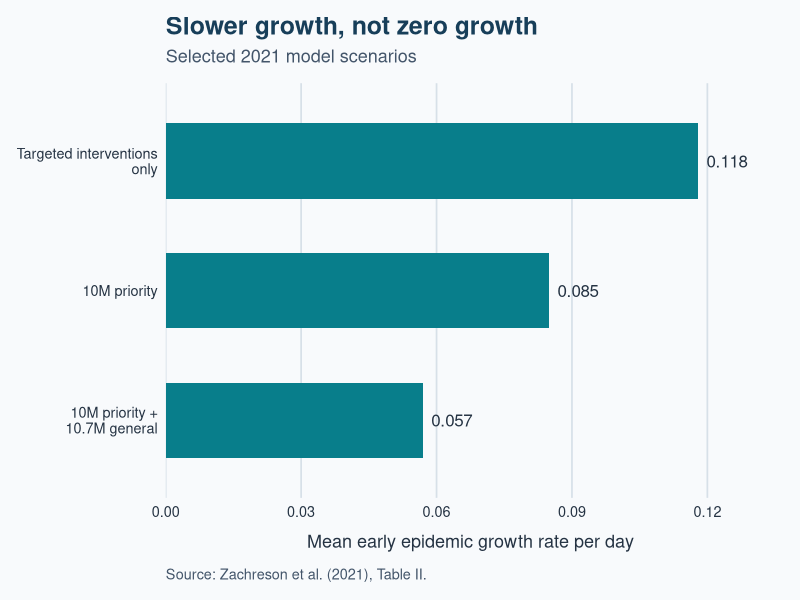

Write R code to recreate this figure.
## ---- chunk 1
#| label: setup
#| include: false

library(tidyverse)
library(ggplot2)

# Selected results transcribed from Zachreson et al. (2021), Table II.
# These are published simulation summaries, not newly simulated data.

growth_results <- data.frame(
  scenario = c(
    "Targeted interventions only",
    "10M priority vaccinations",
    "10M priority + 10.7M general vaccinations"
  ),
  growth_rate = c(0.118, 0.085, 0.057)
)

growth_results$scenario <- factor(
  growth_results$scenario,
  levels = rev(growth_results$scenario)
)

control_results <- data.frame(
  `Modelled condition` = c(
    "Targeted interventions alone",
    "Targeted interventions plus 10M priority and 10.7M general vaccinations"
  ),
  `Mean early growth rate per day` = c(
    "0.118",
    "0.057"
  ),
  `Approximate distancing-compliance threshold` = c(
    "Between 60% and 70%",
    "About 40%"
  ),
  check.names = FALSE
)

growth_reduction <- round(
  100 * (1 - 0.057 / 0.118)
)
## ---- chunk 2
#| label: fig-growth
#| fig-cap: "Figure 1: Growth rates during the early epidemic for selected scenarios. Three scenarios are all with targeted interventions. Re-drawn from Table II of Zachreson et al. (2021); these are simulations, not reported case numbers. Bars represent selected mean values; uncertainty is addressed below."
#| fig-alt: "There are three horizontal bars indicating the growth rates of 0.118 per day when only targeted interventions are used, 0.085 with 10 million priority vaccinations, and 0.057 with 10 million priority and 10.7 million general vaccinations."
#| fig-width: 9
#| fig-height: 4.6
#| out-width: "100%"

growth_plot <- ggplot(
  growth_results,
  aes(x = growth_rate, y = scenario)
) +
  geom_col(
    width = 0.58,
    fill = "#087e8b"
  ) +
  geom_text(
    aes(label = sprintf("%.3f", growth_rate)),
    hjust = -0.2,
    size = 4.3,
    colour = "#253343"
  ) +
  scale_x_continuous(
    limits = c(0, 0.135),
    breaks = seq(0, 0.12, by = 0.03),
    labels = function(x) sprintf("%.2f", x),
    expand = expansion(mult = c(0, 0))
  ) +
  scale_y_discrete(
    labels = c(
      "10M priority + 10.7M general vaccinations" =
        "10M priority +\n10.7M general",
      "10M priority vaccinations" =
        "10M priority",
      "Targeted interventions only" =
        "Targeted interventions\nonly"
    )
  ) +
  labs(
    title = "Slower growth, not zero growth",
    subtitle = "Selected 2021 model scenarios",
    x = "Mean early epidemic growth rate per day",
    y = NULL,
    caption = "Source: Zachreson et al. (2021), Table II."
  ) +
  theme_minimal(base_size = 13) +
  theme(
    plot.title = element_text(
      face = "bold",
      colour = "#173e59",
      size = 18
    ),
    plot.subtitle = element_text(
      colour = "#43556a",
      margin = margin(b = 12)
    ),
    axis.text = element_text(colour = "#253343"),
    axis.title.x = element_text(
      colour = "#253343",
      margin = margin(t = 10)
    ),
    panel.grid.major.y = element_blank(),
    panel.grid.minor = element_blank(),
    panel.grid.major.x = element_line(colour = "#d7e0e8"),
    plot.caption = element_text(
      colour = "#43556a",
      hjust = 0,
      margin = margin(t = 12)
    ),
    plot.background = element_rect(
      fill = "#f8fafc",
      colour = NA
    ),
    panel.background = element_rect(
      fill = "#f8fafc",
      colour = NA
    ),
    plot.margin = margin(12, 18, 12, 12)
  )

growth_plot
## ---- chunk 3
#| label: tbl-controls
#| tbl-cap: "Table 1: Vaccination reduced early growth and compliance required for suppression. Data from Zachreson et al. (2021), Table II and Section III C"
#| tbl-colwidths: [46, 22, 32]

knitr::kable(
  control_results,
  align = c("l", "r", "l"),
  row.names = FALSE
)
